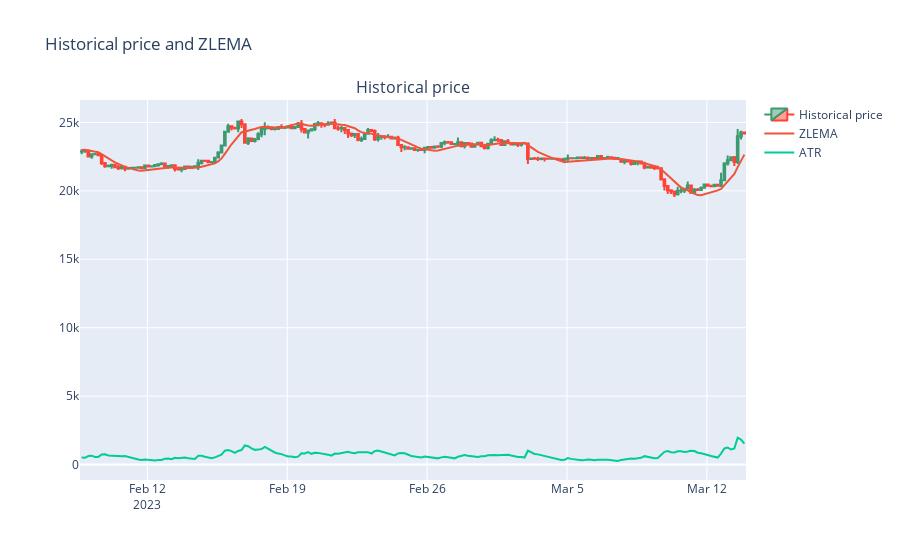

Notebook cell for this chart:
### Code cell
import plotly.graph_objects as go
from plotly.subplots import make_subplots

df_BTC_short = df_BTC.iloc[-200:]
fig = make_subplots(
    rows=1,
    cols=1,
    subplot_titles=("Historical price", "ZLEMA Distance"),
    shared_xaxes=True,
)

fig.add_trace(
    go.Candlestick(
        name="Historical price",
        x=df_BTC_short.index,
        open=df_BTC_short["Open"],
        high=df_BTC_short["High"],
        low=df_BTC_short["Low"],
        close=df_BTC_short["Close"],
    ),
    row=1,
    col=1,
)

fig.add_trace(
    go.Scatter(
        name="ZLEMA",
        x=df_BTC_short.index,
        y=df_BTC_short["ZLEMA"],
    ),
    row=1,
    col=1,
)

fig.add_trace(
    go.Scatter(
        name="ATR",
        x=df_BTC_short.index,
        y=df_BTC_short["ATR"],
    ),
    row=1,
    col=1,
)
fig.update_layout(
    xaxis_rangeslider_visible=False,
    showlegend=True,
    title_text="Historical price and ZLEMA",
)
fig.show()

### Figure 1 — Plotly figure (JSON) as saved in the notebook; plotly's stock layout.template omitted (floating-point values rounded to 4 significant figures; data arrays with more than 128 entries replaced by an {"elided": "..."} marker saying what was removed)
{"data": [{"close": {"elided": "200 float values"}, "high": {"elided": "200 float values"}, "low": {"elided": "200 float values"}, "name": "Historical price", "open": {"elided": "200 float values"}, "type": "candlestick", "x": {"elided": "200 str values"}, "xaxis": "x", "yaxis": "y"}, {"name": "ZLEMA", "type": "scatter", "x": {"elided": "200 str values"}, "xaxis": "x", "y": {"elided": "200 float values"}, "yaxis": "y"}, {"name": "ATR", "type": "scatter", "x": {"elided": "200 str values"}, "xaxis": "x", "y": {"elided": "200 float values"}, "yaxis": "y"}], "layout": {"annotations": [{"font": {"size": 16}, "showarrow": false, "text": "Historical price", "x": 0.5, "xanchor": "center", "xref": "paper", "y": 1, "yanchor": "bottom", "yref": "paper"}], "showlegend": true, "title": {"text": "Historical price and ZLEMA"}, "xaxis": {"anchor": "y", "domain": [0, 1], "rangeslider": {"visible": false}}, "yaxis": {"anchor": "x", "domain": [0, 1]}}}
